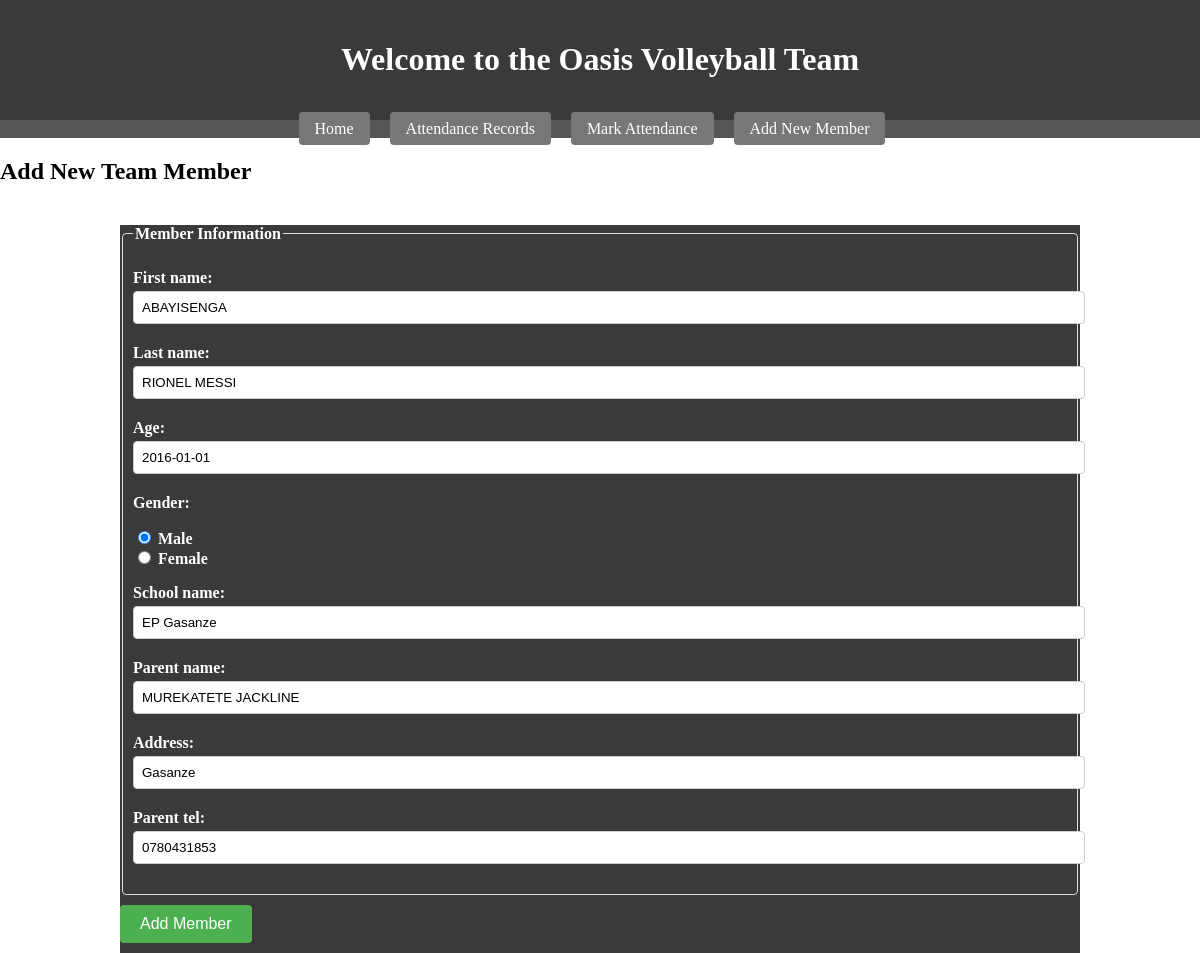
/members/41/, run on the app's committed database.
### attendance/models.py (models this page shows, shortened)
class Team(models.Model):
    GENDER_CHOICES = [
        ('M', 'Male'),
        ('F', 'Female'),
    ]
    first_name = models.CharField(max_length=50)
    last_name = models.CharField(max_length=50)
    age = models.DateField(default=timezone.now)
    gender = models.CharField(max_length=1, choices=GENDER_CHOICES, default='M')
    address = models.CharField(max_length=50, default="Gasanze")
    school_name = models.CharField(max_length=100)
    parent_name = models.CharField(max_length=100)
    parent_tel = models.CharField(max_length=15)
    class Meta:
        ordering = ['first_name','last_name']

### attendance/views.py (the view)
# urls.py: path('members/<int:pk>/', views.team_member_update, name='team_member_update'),
def team_member_update(request, pk):
    member = get_object_or_404(Team, pk=pk)
    if request.method == 'POST':
        form = TeamMemberForm(request.POST, instance=member)
        if form.is_valid():
            form.save()
            return redirect('team_member_list')
    else:
        form = TeamMemberForm(instance=member)
    return render(request, 'attendanc/team_member_form.html', {'form': form})

### attendance/forms.py
class TeamMemberForm(forms.ModelForm):
     class Meta:
        model = Team
        fields = ['first_name', 'last_name', 'age','gender' ,'school_name', 'parent_name', 'address', 'parent_tel']
        widgets = {
            'gender': forms.RadioSelect(choices=Team.GENDER_CHOICES),
        }

### attendance/templates/attendanc/team_member_form.html (shortened to what this page needs)
 <!DOCTYPE html>
 <html lang="en">
 <head>
    {% load static %}
    <link rel="stylesheet" href="{% static 'css/styles.css' %}">
 </head>
 <body>
    <header>
        <h1>Welcome to the Oasis Volleyball Team</h1>
    </header>
        <nav>
            <ul>
                <li><a href="{% url 'home' %}">Home</a></li>
                <li><a href="{% url 'attendance_list' %}">Attendance Records</a></li>
                <li><a href="{% url 'attendance_create' %}">Mark Attendance</a></li>
                <li><a href="{% url 'team_member_create' %}">Add New Member</a></li>
            </ul>
        </nav>
    <h2>Add New Team Member</h2>
    <form method="post">
        <fieldset>
            <legend>Member Information</legend>
            {{ form.as_p }}
        </fieldset>
        <button type="submit" class="button">Add Member</button>
    </form>
 </body>
 </html>

### attendance/static/css/styles.css (style rules this page uses)
body { margin: 0; display: flex; flex-direction: column; min-height: 100vh; background-image: url("../images/background.jpg"); background-size: cover; background-repeat: no-repeat; background-position: center center; }
header, footer { background-color: #3a3a3a; color: #fff; padding: 1em; text-align: center; }
nav ul { list-style-type: none; padding: 0; text-align: center; background-color: #555; margin: 0; }
nav ul li { display: inline; margin-right: 1em; }
nav ul li a { text-decoration: none; color: #fff; padding: 0.5em 1em; background-color: #777; border-radius: 4px; }
legend { color: #fff; font-weight: bold; }
label { color: #fff; font-weight: bold; }
.button { display: inline-block; background-color: #4CAF50; color: white; padding: 10px 20px; text-align: center; text-decoration: none; font-size: 16px; cursor: pointer; border: none; border-radius: 4px; margin: 10px 0; }
form { margin-top: 20px; margin-left: 120px; width: 80%; height: 70%; background-color: #3a3a3a; }
fieldset { border: 1px solid #ddd; padding: 10px; border-radius: 4px; }
legend { font-weight: bold; }
input[type="text"], input[type="date"], input[type="email"], textarea { width: 100%; padding: 8px; margin: 4px 0; border: 1px solid #ccc; border-radius: 4px; }
input[type="submit"], button { margin-top: 10px; }
header, main { padding: 20px; }

### data on the page
Team: first_name "ABAYISENGA", last_name "RIONEL MESSI", age "2016-01-01", gender "☑ Male ☐ Female", school_name "EP Gasanze", parent_name "MUREKATETE JACKLINE", address "Gasanze", parent_tel "0780431853"
